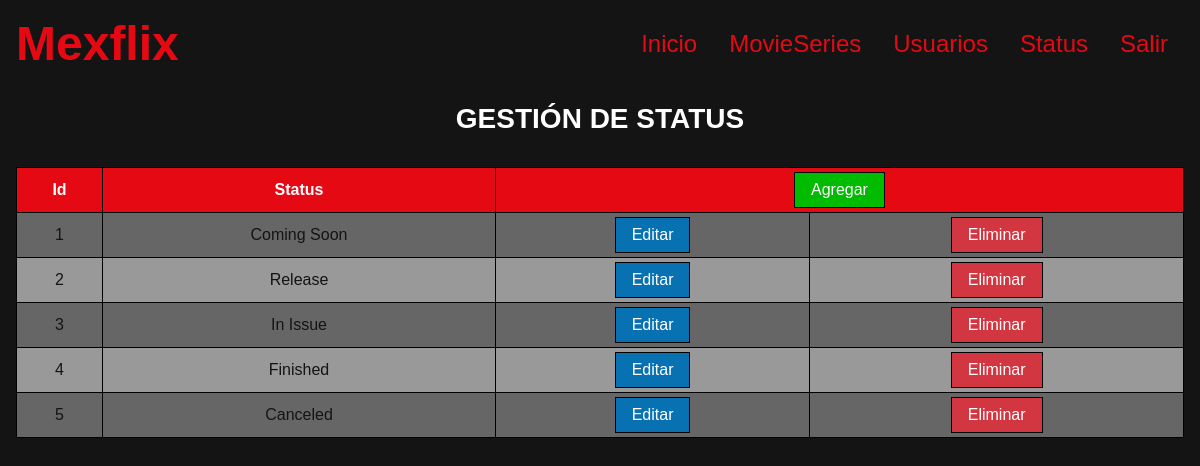
/status (signed in), run on the app's committed database.
### tables this page shows
CREATE TABLE status(
	status_id INTEGER UNSIGNED PRIMARY KEY AUTO_INCREMENT,
	status VARCHAR(20) NOT NULL
);

### controllers/ViewController.php (called while the page is built, shortened)
<?php
class ViewController {
	private static $view_path = './views/';
	public function load_view($view) {
		require_once( self::$view_path . 'header.php' );
		require_once( self::$view_path . $view . '.php' );
		require_once( self::$view_path . 'footer.php' );
	}
}

### index.php (called while the page is built, shortened)
<?php
require_once('./controllers/Autoload.php');
$route = isset($_GET['r']) ? $_GET['r'] : 'home';
$mexflix = new Router($route);

### controllers/Autoload.php (called while the page is built, shortened)
<?php
class Autoload
{
	public function __construct()
	{
		spl_autoload_register(function ($class_name){
			$models_path = './models/' . $class_name . '.php';
			$controllers_path = './controllers/' . $class_name . '.php';
		});
	}
}

### controllers/StatusController.php (called while the page is built, shortened)
<?php
class StatusController {
	private $model;
	public function __construct() {
		$this->model = new StatusModel();
	}
	public function get( $status_id = '' ) {
		return $this->model->get($status_id);
	}
}

### models/Model.php (called while the page is built, shortened)
<?php
abstract class Model {
	private static $db_host = 'localhost';
	private static $db_user = 'usuario';
	private static $db_pass = 'password';
	private static $db_name = 'mexflix';
	private static $db_charset = 'utf8';
	private $conn;
	protected $query;
	protected $rows = array();
	private function db_open() {
		$this->conn = new mysqli(
			self::$db_host,
			self::$db_user,
			self::$db_pass,
			self::$db_name
		);
		$this->conn->set_charset(self::$db_charset);
	}
	protected function get_query() {
		$result = $this->conn->query($this->query);
		while( $this->rows[] = $result->fetch_assoc() );
		return array_pop($this->rows);
	}
}

### models/StatusModel.php (called while the page is built, shortened)
<?php
class StatusModel extends Model {
	public function get( $status_id = '' ) {
		$this->query = ($status_id != '')
			?"SELECT * FROM status WHERE status_id = $status_id"
			:"SELECT * FROM status";
		$this->get_query();
		$data = array();
		foreach ($this->rows as $key => $value) {
			array_push($data, $value);
		}
		return $data;
	}
}

### views/status.php (the view)
<?php
print('<h2 class="p1">GESTIÓN DE STATUS</h2>');
$status_controller = new StatusController();
$status = $status_controller->get();
if(empty($status)) {
	print( '
		<div class="container">
			<p class="item  error">No hay Status</p>
		</div>
	');
} else {
	$template_status = '
	<div class="item">
		<table>
			<tr>
				<th>Id</th>
				<th>Status</th>
				<th colspan="2">
					<form method="POST">
						<input type="hidden" name="r" value="status-add">
						<input class="button  add" type="submit" value="Agregar">
					</form>
				</th>
			</tr>';
	for ($n=0; $n < count($status); $n++) {
		$template_status .= '
			<tr>
				<td>' . $status[$n]['status_id'] . '</td>
				<td>' . $status[$n]['status'] . '</td>
				<td>
					<form method="POST">
						<input type="hidden" name="r" value="status-edit">
						<input type="hidden" name="status_id" value="' . $status[$n]['status_id'] . '">
						<input class="button  edit" type="submit" value="Editar">
					</form>
				</td>
				<td>
					<form method="POST">
						<input type="hidden" name="r" value="status-delete">
						<input type="hidden" name="status_id" value="' . $status[$n]['status_id'] . '">
						<input class="button  delete" type="submit" value="Eliminar">
					</form>
				</td>
			</tr>
		';
	}
	$template_status .= '
		</table>
	</div>
	';
	print($template_status);
}

### public/css/mexflix.css (style rules this page uses)
html { background-color: #141414; color: #FFF; }
input, textarea, select { color: #141414; }
table { width:100%; color: #141414; }
table td, table th { padding: .25rem; }
table tr:first-child { background-color: #E50914; color: #FFF; }
table tr:nth-child(even) { background-color: #666; }
table tr:nth-child(odd):not(:first-child) { background-color: #999; }
.button { padding: .5rem 1rem; background-color: #E50914; color: #FFF; cursor: pointer; }
.add { background-color: #0B0; }
.edit { background-color: #0871B2; }
.delete { background-color: #D23641; }

### data on the page
status: status_id "1", status "Coming Soon"
status: status_id "2", status "Release"
status: status_id "3", status "In Issue"
status: status_id "4", status "Finished"
status: status_id "5", status "Canceled"
